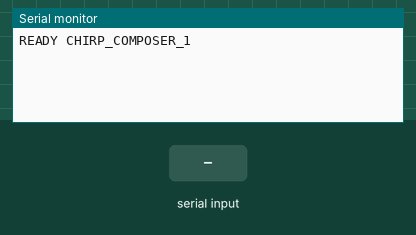
This sketch was run on a simulated Arduino Uno, built with avr-gcc and run on an emulated ATmega328P. Shown: the last lines printed to the serial monitor. Inputs (shaded band) come from the test bench.

Above: at 1.2 s.
1.3 s: "PING\n" received over Serial
At 2.0 s:
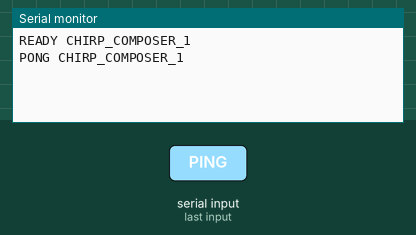
2.8 s: "CLEAR\n" received over Serial
At 3.2 s:
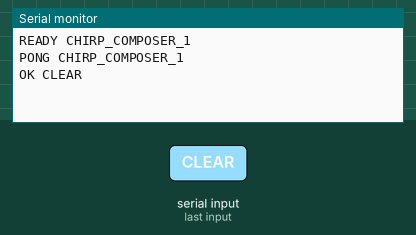
4.3 s: "ADD\n" received over Serial
At 5.5 s:
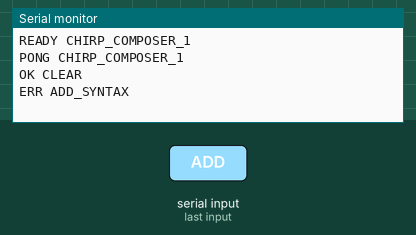
5.8 s: "PLAY\n" received over Serial
At 6.7 s:
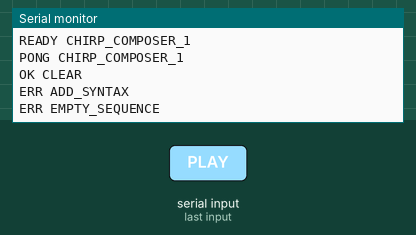
7.3 s: "PAUSE\n" received over Serial
At 7.8 s:
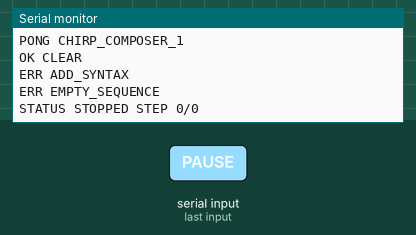

The sketch:

chirpcomposer.ino
```cpp
/* MouseMinder chirp player for Arduino Uno.

   Newline-terminated commands at 115200 baud:
     PING, CLEAR, ADD <frequency_hz> <duration_ms>, PLAY,
     PAUSE, RESTART, STOP, STATUS

   A frequency of zero is a rest. Playback is non-blocking, so serial control
   remains responsive. The buzzer is connected to digital pin 8.
*/

#include <Arduino.h>

const uint8_t BUZZER_PIN = 8;
const uint8_t MAX_STEPS = 128;
const uint8_t LINE_LENGTH = 47;

struct ChirpStep {
  unsigned int frequencyHz;
  unsigned long durationMs;
};

ChirpStep sequence[MAX_STEPS];
uint8_t stepCount = 0;
uint8_t currentStep = 0;
char inputLine[LINE_LENGTH + 1];
uint8_t inputLength = 0;

enum PlayerState { STOPPED, PLAYING, PAUSED };
PlayerState playerState = STOPPED;
unsigned long stepStartedAt = 0;
unsigned long elapsedBeforePause = 0;

void silenceBuzzer() {
  noTone(BUZZER_PIN);
  digitalWrite(BUZZER_PIN, LOW);
}

void reportStatus() {
  Serial.print(F("STATUS "));
  if (playerState == PLAYING) Serial.print(F("PLAYING"));
  else if (playerState == PAUSED) Serial.print(F("PAUSED"));
  else Serial.print(F("STOPPED"));
  Serial.print(F(" STEP "));
  Serial.print(currentStep);
  Serial.print('/');
  Serial.println(stepCount);
}

void startCurrentStep(unsigned long alreadyElapsed) {
  if (currentStep >= stepCount) {
    playerState = STOPPED;
    silenceBuzzer();
    Serial.println(F("STATUS FINISHED"));
    return;
  }
  elapsedBeforePause = alreadyElapsed;
  stepStartedAt = millis() - alreadyElapsed;
  if (sequence[currentStep].frequencyHz == 0) silenceBuzzer();
  else tone(BUZZER_PIN, sequence[currentStep].frequencyHz);
  reportStatus();
}

void stopPlayback() {
  playerState = STOPPED;
  currentStep = 0;
  elapsedBeforePause = 0;
  silenceBuzzer();
}

void parseCommand(char *line) {
  char *command = strtok(line, " ");
  if (!command) return;

  if (!strcmp(command, "PING")) {
    Serial.println(F("PONG CHIRP_COMPOSER_1"));
  } else if (!strcmp(command, "CLEAR")) {
    stopPlayback();
    stepCount = 0;
    Serial.println(F("OK CLEAR"));
  } else if (!strcmp(command, "ADD")) {
    char *frequencyText = strtok(NULL, " ");
    char *durationText = strtok(NULL, " ");
    char *extra = strtok(NULL, " ");
    if (!frequencyText || !durationText || extra) {
      Serial.println(F("ERR ADD_SYNTAX"));
      return;
    }
    unsigned long frequency = strtoul(frequencyText, NULL, 10);
    unsigned long duration = strtoul(durationText, NULL, 10);
    if (stepCount >= MAX_STEPS) Serial.println(F("ERR SEQUENCE_FULL"));
    else if (frequency > 65535UL || duration == 0) Serial.println(F("ERR STEP_RANGE"));
    else {
      sequence[stepCount].frequencyHz = (unsigned int)frequency;
      sequence[stepCount].durationMs = duration;
      stepCount++;
      Serial.println(F("OK ADD"));
    }
  } else if (!strcmp(command, "PLAY")) {
    if (stepCount == 0) Serial.println(F("ERR EMPTY_SEQUENCE"));
    else if (playerState == PAUSED) {
      playerState = PLAYING;
      startCurrentStep(elapsedBeforePause);
    } else if (playerState != PLAYING) {
      currentStep = 0;
      playerState = PLAYING;
      startCurrentStep(0);
    }
  } else if (!strcmp(command, "PAUSE")) {
    if (playerState == PLAYING) {
      elapsedBeforePause = millis() - stepStartedAt;
      playerState = PAUSED;
      silenceBuzzer();
    }
    reportStatus();
  } else if (!strcmp(command, "RESTART")) {
    if (stepCount == 0) Serial.println(F("ERR EMPTY_SEQUENCE"));
    else {
      currentStep = 0;
      playerState = PLAYING;
      startCurrentStep(0);
    }
  } else if (!strcmp(command, "STOP")) {
    stopPlayback();
    reportStatus();
  } else if (!strcmp(command, "STATUS")) {
    reportStatus();
  } else {
    Serial.println(F("ERR UNKNOWN_COMMAND"));
  }
}

void readSerial() {
  while (Serial.available()) {
    char incoming = (char)Serial.read();
    if (incoming == '\r') continue;
    if (incoming == '\n') {
      inputLine[inputLength] = '\0';
      parseCommand(inputLine);
      inputLength = 0;
    } else if (inputLength < LINE_LENGTH) {
      inputLine[inputLength++] = incoming;
    } else {
      inputLength = 0;
      Serial.println(F("ERR LINE_TOO_LONG"));
    }
  }
}

void updatePlayback() {
  if (playerState != PLAYING || currentStep >= stepCount) return;
  unsigned long elapsed = millis() - stepStartedAt;
  if (elapsed >= sequence[currentStep].durationMs) {
    currentStep++;
    startCurrentStep(0);
  }
}

void setup() {
  pinMode(BUZZER_PIN, OUTPUT);
  silenceBuzzer();
  Serial.begin(115200);
  Serial.println(F("READY CHIRP_COMPOSER_1"));
}

void loop() {
  readSerial();
  updatePlayback();
}
```

Measured:
- after the input at 1.3 s, the serial monitor: prints a new line at once (image 1)
- after the input at 2.8 s, the serial monitor: prints a new line at once (image 2)
- after the input at 4.3 s, the serial monitor: prints a new line at once (image 3)
- after the input at 5.8 s, the serial monitor: prints a new line at once (image 4)
- after the input at 7.3 s, the serial monitor: prints a new line at once (image 5)
